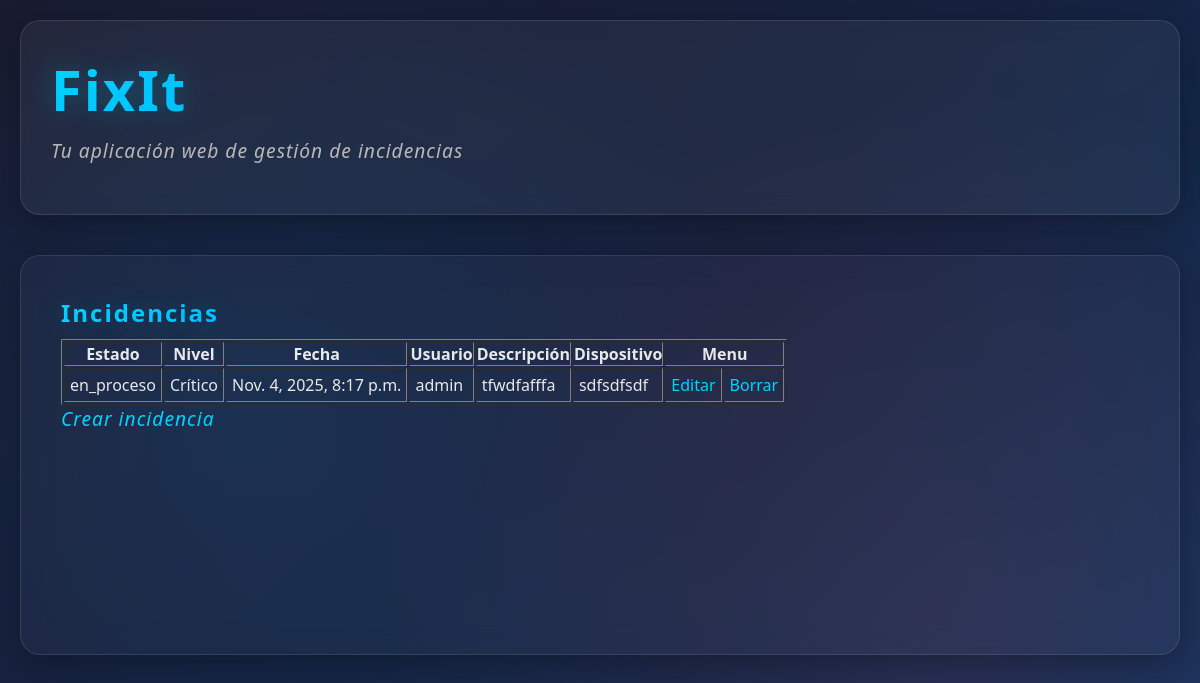
The page /fixit/incidencias/ on the database its author committed.
### fixit/models.py (models this page shows, shortened)
class Incidencia(models.Model):
    NIVEL_CHOICES = [
        (0, "Crítico"),
        (1, "Alto"),
        (2, "Medio"),
        (3, "Bajo"),
        (4, "Informativo"),
    ]
    ESTADO_CHOICES = [
        ("abierta", "Abierta"),
        ("en_proceso", "En proceso"),
        ("resuelta", "Resuelta"),
    ]
    usuario = models.ForeignKey(User, on_delete=models.CASCADE, related_name="incidencias")
    descripcion = models.TextField()
    fecha = models.DateTimeField(auto_now_add=True) # Fecha y hora de creación automática (no va a aperecer en el formulario)
    nivel = models.IntegerField(choices=NIVEL_CHOICES, default=4)
    dispositivo = models.CharField(max_length=100, blank=True, null=True)
    estado = models.CharField(max_length=20, choices=ESTADO_CHOICES, default="abierta")
    archivo = models.FileField(upload_to="incidencias/", blank=True, null=True)

### fixit/views.py (the view)
# urls.py: path("incidencias/", Incidencias_View.as_view(), name="incidencias_list"),
class Incidencias_View(ListView):
    model = Incidencia
    context_object_name = "Vista del contenido de la tabla Incidencias"
    template_name = "fixit/incidencia/list.html"

### fixit/templates/fixit/incidencia/list.html
{% extends "base.html" %}
{% block content %}
    <h2>Incidencias</h2>
    <table border="1">
        <tr>
            <th>Estado</th>
            <th>Nivel</th>
            <th>Fecha</th>
            <th>Usuario</th>
            <th>Descripción</th>
            <th>Dispositivo</th>
            <th colspan="2">Menu</th>
        </tr>
        {% for incidencia in object_list %}
            <tr>
                <td>{{ incidencia.estado }}</td>
                <td>{{ incidencia.get_nivel_display }}</td>
                <td>{{ incidencia.fecha }}</td>
                <td>{{ incidencia.usuario.username }}</td>
                <td>{{ incidencia.descripcion }}</td>
                <td>{{ incidencia.dispositivo }}</td>
                <td><a href="{% url 'incidencia_update' incidencia.pk %}">Editar</a></td>
                <td><a href="{% url 'incidencia_delete' incidencia.pk %}">Borrar</a></td>
        {% empty %}
                <td colspan=100%>No hay incidencias.</td>
            </tr>
        {% endfor %}
    </table>
    <p><a href="{% url 'incidencia_create' %}">Crear incidencia</a></p>
{% endblock %}

### fixit/templates/base.html (style rules this page uses)
* { margin: 0; padding: 0; box-sizing: border-box; }
body { background: linear-gradient(135deg, #1a1a2e 0%, #16213e 50%, #0f3460 100%); min-height: 100vh; font-family: 'Segoe UI', Tahoma, Geneva, Verdana, sans-serif; color: #e8e8e8; padding: 20px; position: relative; overflow-x: hidden; }
body::before { content: ''; position: fixed; top: 0; left: 0; width: 100%; height: 100%; background: radial-gradient(circle at 20% 50%, rgba(0, 149, 255, 0.1) 0%, transparent 50%), radial-gradient(circle at 80% 80%, rgba(255, 71, 87, 0.1) 0%, transparent 50%); pointer-events: none; z-index: 0; }
h2 { margin-block-end: 10px; background: linear-gradient(135deg, #00d4ff 0%, #0095ff 50%, #ff4757 100%); -webkit-background-clip: text; -webkit-text-fill-color: transparent; background-clip: text; margin-bottom: 10px; letter-spacing: 2px; text-shadow: 0 0 30px rgba(0, 212, 255, 0.3); }
p, ul { font-size: 1.2em; color: #b8b8b8; font-style: italic; letter-spacing: 1px; margin-bottom: 20px; }
a { color: #00d4ff; text-decoration: none; transition: color 0.3s ease; }
.contenido td { padding: 5px; }

### rows shown on the page
Incidencia: estado "en_proceso", nivel "Crítico", fecha "Nov. 4, 2025, 8:17 p.m.", usuario.username "admin", descripcion "tfwdfafffa", dispositivo "sdfsdfsdf"
